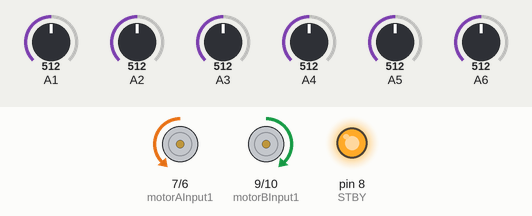
Bench run of a sketch on a simulated Arduino Nano, built with avr-gcc and run on an emulated ATmega328P. Shown: motor-driver pin pairs drawn as motors (green arrow = first pin HIGH = forward, orange = second pin HIGH = backward, longer = more drive, scaled by the enable pin, stopped while the standby pin is LOW), output pins drawn as LEDs (lit = HIGH). The inputs (shaded band) are chosen by the test bench; at power-on: A1 = 512, A5 = 512, A6 = 512, A3 = 512, A4 = 512, A2 = 512.

Above: at 16.9 s.
17.0 s: A1 set to 390
At 18.0 s:
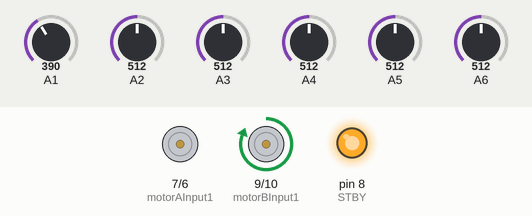
18.5 s: A5 set to 390
At 19.1 s:
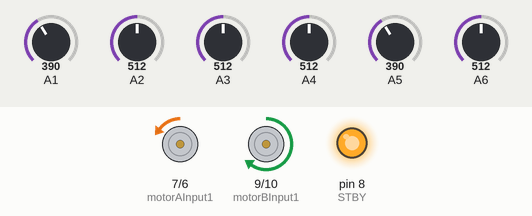
20.0 s: A6 set to 390
At 21.2 s:
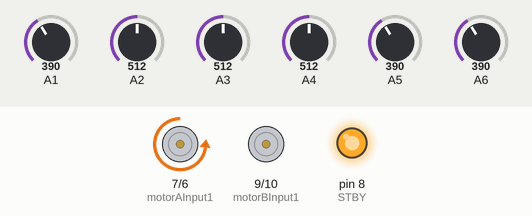
21.5 s: A3 set to 390
At 22.6 s:
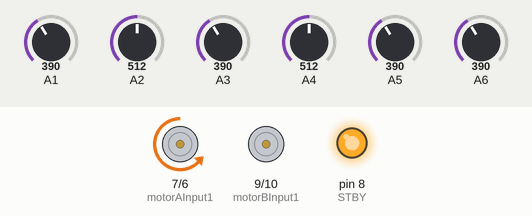
23.0 s: A5 set to 407
At 23.7 s:
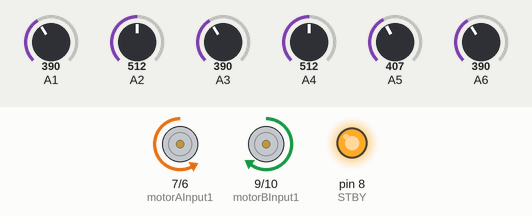
24.5 s: A4 set to 992
At 24.8 s:
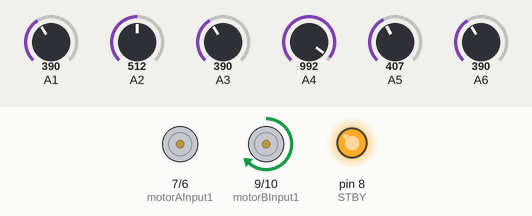
Timing chart, 0 to 27.0 s (numbered marks = the images above; inputs shaded):
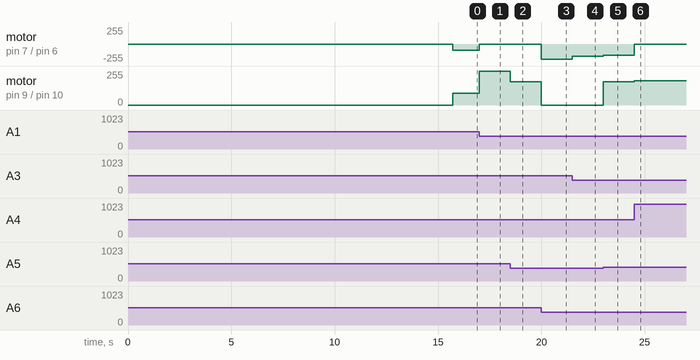

The sketch:

CodigoMbappev1.ino
```cpp
#include <QTRSensors.h>
//_--BlackSonic Code--_//

//Definiendo Salidas de los motores
#define motorAInput1 7
#define motorAInput2 6
#define motorBInput1 9
#define motorBInput2 10
#define motorAPWM 5
#define motorBPWM 11
#define STBY      8 // Pin STBY del TB6612FNG
#define LEDCC 4
QTRSensors qtr;
//Definiendo Constantes para PID
int KP=1;
int KI=0;
int KD=1;
int lastError = 0;
int integral = 0;

//Definiendo cantidad de sensores
const uint8_t SensorCount = 6;
uint16_t sensorValues[SensorCount];


void setup() {
 //Definiendo Salidas
 pinMode(motorAInput1, OUTPUT);
 pinMode(motorAInput2, OUTPUT);
 pinMode(motorBInput1, OUTPUT);
 pinMode(motorBInput2, OUTPUT);
 pinMode(motorAPWM, OUTPUT);
 pinMode(motorBPWM, OUTPUT);
 pinMode(STBY, OUTPUT);
 digitalWrite(STBY, HIGH);

 //Definiendo el tipo de sensores y declarando salidas donde estos se encuentran
  qtr.setTypeAnalog();
  qtr.setSensorPins((const uint8_t[]){A1, A2, A3, A4, A5, A6}, SensorCount);
  qtr.setEmitterPin(A0);
 //Calibracion
 digitalWrite(LED_BUILTIN, HIGH);
   for (uint16_t i = 0; i < 400; i++)
  {
    qtr.calibrate();
  }
  digitalWrite(LED_BUILTIN, LOW);
  delay(5000);//Delay de 5seg para acomodar en la linea a Mbappe
digitalWrite(LEDCC,HIGH);
delay(700);
}

void loop() {

uint16_t position = qtr.readLineBlack(sensorValues); //Definiendo el tipo de linea que va a recorrer

 //Calculo para determinar el centro de control
  int weightedSum = 0;
  int sum = 0;
  for (int i = 0; i < SensorCount; i++) {
    weightedSum += (i * sensorValues[i]);
    sum += sensorValues[i];
  }
  int error = position - (SensorCount - 1) * 1000 / 2;
 //Variables para calcular el PID
 int proportional = KP * error;
 int derivative = KD * (error - lastError);
 int integral =+ error;
 int integralComponent = KI * integral;

 //Calibracion de motores
 int controlSignal = proportional + derivative + integralComponent;
 int motorSpeed=90;
 int motorSpeedA = motorSpeed - controlSignal;
 int motorSpeedB = motorSpeed + controlSignal;
 motorSpeedA = constrain(motorSpeedA, 0, 255);
 motorSpeedB = constrain(motorSpeedB, 0, 255);
 //Declarando salidas del driver de motores (Adelante)
  digitalWrite(motorAInput1, 0);
  digitalWrite(motorAInput2, 1);
  digitalWrite(motorBInput1, 1);
  digitalWrite(motorBInput2, 0);
  analogWrite(motorAPWM, motorSpeedA);
  analogWrite(motorBPWM, motorSpeedB);
 //Variable para detectar el ultimo error de control PID
  int lastError = error;

}
```

Measured:
- the behaviour switches between 395 and 396 on A5 (found by bisection; images 4 and 5)
- after the input at 17.0 s, motor on pin 7 (motorAInput1) / pin 6 (motorAInput2): backward 90/255 → stopped at once; motor on pin 9 (motorBInput1) / pin 10 (motorBInput2): forward 90/255 → forward 255/255 at once
- after the input at 18.5 s, motor on pin 7 (motorAInput1) / pin 6 (motorAInput2): stopped → backward 4/255 at once; motor on pin 9 (motorBInput1) / pin 10 (motorBInput2): forward 255/255 → forward 176/255 at once
- after the input at 20.0 s, motor on pin 7 (motorAInput1) / pin 6 (motorAInput2): backward 4/255 → backward 226/255 at once; motor on pin 9 (motorBInput1) / pin 10 (motorBInput2): forward 176/255 → stopped at once
- after the input at 21.5 s, motor on pin 7 (motorAInput1) / pin 6 (motorAInput2): backward 226/255 → backward 186/255 at once
- after the input at 23.0 s, motor on pin 7 (motorAInput1) / pin 6 (motorAInput2): backward 186/255 → backward 166/255 at once; motor on pin 9 (motorBInput1) / pin 10 (motorBInput2): stopped → forward 176/255 at once
- after the input at 24.5 s, motor on pin 7 (motorAInput1) / pin 6 (motorAInput2): backward 166/255 → stopped at once; motor on pin 9 (motorBInput1) / pin 10 (motorBInput2): forward 176/255 → forward 182/255 at once
